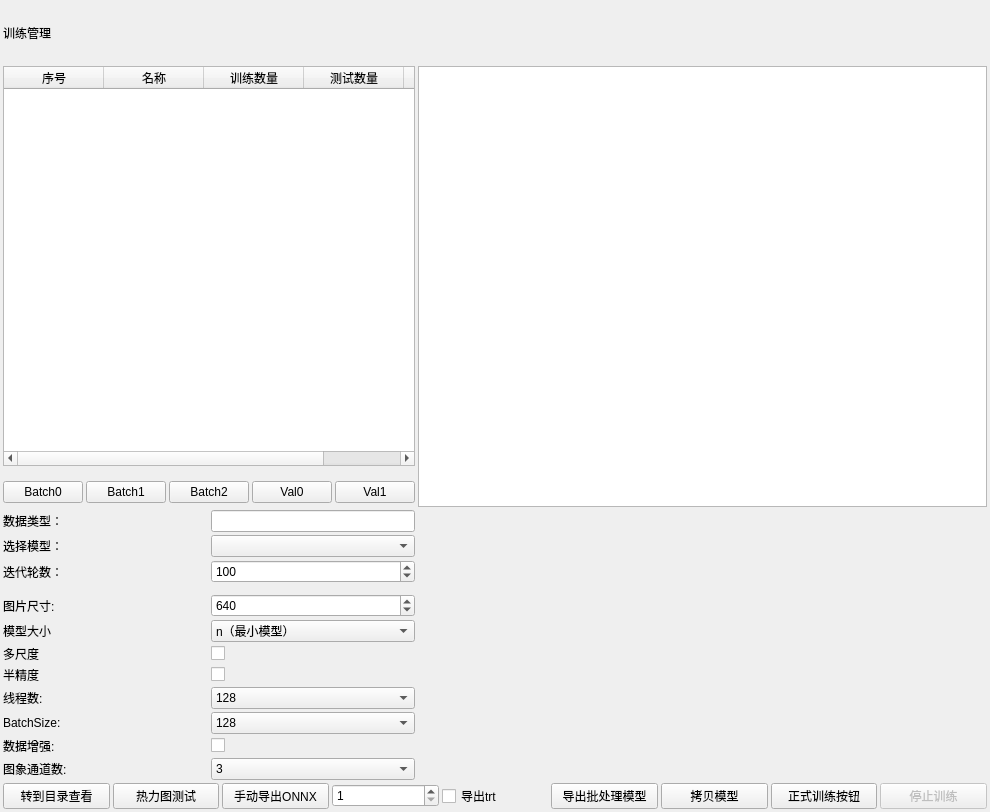
<?xml version="1.0" encoding="UTF-8"?>
<ui version="4.0">
 <class>TrainDataForm</class>
 <widget class="QWidget" name="TrainDataForm">
  <property name="geometry">
   <rect>
    <x>0</x>
    <y>0</y>
    <width>990</width>
    <height>812</height>
   </rect>
  </property>
  <property name="windowTitle">
   <string>Form</string>
  </property>
  <layout class="QGridLayout" name="gridLayout_2">
   <property name="leftMargin">
    <number>3</number>
   </property>
   <property name="topMargin">
    <number>3</number>
   </property>
   <property name="rightMargin">
    <number>3</number>
   </property>
   <property name="bottomMargin">
    <number>3</number>
   </property>
   <property name="spacing">
    <number>3</number>
   </property>
   <item row="0" column="0">
    <widget class="QLabel" name="LB_Title">
     <property name="minimumSize">
      <size>
       <width>0</width>
       <height>60</height>
      </size>
     </property>
     <property name="maximumSize">
      <size>
       <width>16777215</width>
       <height>60</height>
      </size>
     </property>
     <property name="styleSheet">
      <string notr="true">font: 18pt &quot;微软雅黑&quot;;</string>
     </property>
     <property name="text">
      <string>训练管理</string>
     </property>
    </widget>
   </item>
   <item row="1" column="0">
    <widget class="QWidget" name="widget" native="true">
     <layout class="QGridLayout" name="gridLayout" columnstretch="1,1,2,1">
      <property name="leftMargin">
       <number>0</number>
      </property>
      <property name="topMargin">
       <number>0</number>
      </property>
      <property name="rightMargin">
       <number>0</number>
      </property>
      <property name="bottomMargin">
       <number>0</number>
      </property>
      <property name="spacing">
       <number>3</number>
      </property>
      <item row="10" column="1">
       <widget class="QCheckBox" name="CB_MultiScal">
        <property name="text">
         <string/>
        </property>
       </widget>
      </item>
      <item row="8" column="1">
       <widget class="QSpinBox" name="SB_ImSize">
        <property name="minimum">
         <number>32</number>
        </property>
        <property name="maximum">
         <number>20480</number>
        </property>
        <property name="singleStep">
         <number>32</number>
        </property>
        <property name="value">
         <number>640</number>
        </property>
       </widget>
      </item>
      <item row="14" column="0">
       <widget class="QLabel" name="label_imgWidth_4">
        <property name="text">
         <string>数据增强:</string>
        </property>
        <property name="alignment">
         <set>Qt::AlignmentFlag::AlignLeading|Qt::AlignmentFlag::AlignLeft|Qt::AlignmentFlag::AlignVCenter</set>
        </property>
       </widget>
      </item>
      <item row="11" column="1">
       <widget class="QCheckBox" name="CB_Int8">
        <property name="text">
         <string/>
        </property>
       </widget>
      </item>
      <item row="12" column="0">
       <widget class="QLabel" name="label_imgWidth_2">
        <property name="text">
         <string>线程数:</string>
        </property>
        <property name="alignment">
         <set>Qt::AlignmentFlag::AlignLeading|Qt::AlignmentFlag::AlignLeft|Qt::AlignmentFlag::AlignVCenter</set>
        </property>
       </widget>
      </item>
      <item row="3" column="0" colspan="2">
       <widget class="QWidget" name="widget_2" native="true">
        <property name="minimumSize">
         <size>
          <width>0</width>
          <height>30</height>
         </size>
        </property>
        <layout class="QHBoxLayout" name="horizontalLayout_3">
         <property name="spacing">
          <number>3</number>
         </property>
         <property name="leftMargin">
          <number>0</number>
         </property>
         <property name="topMargin">
          <number>0</number>
         </property>
         <property name="rightMargin">
          <number>0</number>
         </property>
         <property name="bottomMargin">
          <number>0</number>
         </property>
         <item>
          <widget class="QPushButton" name="PB_Batch0">
           <property name="text">
            <string>Batch0</string>
           </property>
          </widget>
         </item>
         <item>
          <widget class="QPushButton" name="PB_Batch1">
           <property name="text">
            <string>Batch1</string>
           </property>
          </widget>
         </item>
         <item>
          <widget class="QPushButton" name="PB_Batch2">
           <property name="text">
            <string>Batch2</string>
           </property>
          </widget>
         </item>
         <item>
          <widget class="QPushButton" name="PB_Val0">
           <property name="text">
            <string>Val0</string>
           </property>
          </widget>
         </item>
         <item>
          <widget class="QPushButton" name="PB_Val1">
           <property name="text">
            <string>Val1</string>
           </property>
          </widget>
         </item>
        </layout>
       </widget>
      </item>
      <item row="9" column="0">
       <widget class="QLabel" name="label_ModelSize">
        <property name="text">
         <string>模型大小</string>
        </property>
       </widget>
      </item>
      <item row="6" column="0">
       <widget class="QLabel" name="label_epoch">
        <property name="text">
         <string>迭代轮数：</string>
        </property>
        <property name="alignment">
         <set>Qt::AlignmentFlag::AlignLeading|Qt::AlignmentFlag::AlignLeft|Qt::AlignmentFlag::AlignVCenter</set>
        </property>
       </widget>
      </item>
      <item row="16" column="0" colspan="4">
       <layout class="QHBoxLayout" name="horizontalLayout">
        <item>
         <widget class="QPushButton" name="PB_ViewPos">
          <property name="text">
           <string>转到目录查看</string>
          </property>
          <property name="icon">
           <iconset resource="../../YtSRes.qrc">
            <normaloff>:/ResourYolo/Selfbutton/转到目录.png</normaloff>:/ResourYolo/Selfbutton/转到目录.png</iconset>
          </property>
         </widget>
        </item>
        <item>
         <widget class="QPushButton" name="PB_EigenCamTest">
          <property name="text">
           <string>热力图测试</string>
          </property>
         </widget>
        </item>
        <item>
         <widget class="QPushButton" name="PB_OnnxOut">
          <property name="text">
           <string>手动导出ONNX</string>
          </property>
         </widget>
        </item>
        <item>
         <widget class="QSpinBox" name="spinBox_batchsz">
          <property name="minimum">
           <number>1</number>
          </property>
         <property name="maximum">
          <number>128</number>
         </property>
         <property name="value">
          <number>1</number>
         </property>
        </widget>
        </item>
        <item>
         <layout class="QGridLayout" name="gridLayout_3">
          <item row="0" column="0">
           <widget class="QCheckBox" name="checkBox_isTrt">
            <property name="text">
             <string>导出trt</string>
            </property>
           </widget>
          </item>
         </layout>
        </item>
        <item>
         <widget class="QPushButton" name="PB_OnnxMatch">
          <property name="text">
           <string>导出批处理模型</string>
          </property>
         </widget>
        </item>
        <item>
         <widget class="QPushButton" name="PB_ModeCopy">
          <property name="text">
           <string>拷贝模型</string>
          </property>
         </widget>
        </item>
        <item>
         <widget class="QPushButton" name="PB_RunTrain">
          <property name="text">
           <string>正式训练按钮</string>
          </property>
         </widget>
        </item>
        <item>
         <widget class="QPushButton" name="PB_StopRun">
          <property name="enabled">
           <bool>false</bool>
          </property>
          <property name="text">
           <string>停止训练</string>
          </property>
         </widget>
        </item>
       </layout>
      </item>
      <item row="4" column="1">
       <widget class="QLineEdit" name="LE_ModeType">
        <property name="readOnly">
         <bool>true</bool>
        </property>
       </widget>
      </item>
      <item row="12" column="1">
       <widget class="QComboBox" name="CB_Works">
        <item>
         <property name="text">
          <string>128</string>
         </property>
        </item>
        <item>
         <property name="text">
          <string>64</string>
         </property>
        </item>
        <item>
         <property name="text">
          <string>32</string>
         </property>
        </item>
        <item>
         <property name="text">
          <string>16</string>
         </property>
        </item>
        <item>
         <property name="text">
          <string>14</string>
         </property>
        </item>
        <item>
         <property name="text">
          <string>12</string>
         </property>
        </item>
        <item>
         <property name="text">
          <string>10</string>
         </property>
        </item>
        <item>
         <property name="text">
          <string>8</string>
         </property>
        </item>
        <item>
         <property name="text">
          <string>4</string>
         </property>
        </item>
        <item>
         <property name="text">
          <string>2</string>
         </property>
        </item>
        <item>
         <property name="text">
          <string>1</string>
         </property>
        </item>
        <item>
         <property name="text">
          <string>0</string>
         </property>
        </item>
       </widget>
      </item>
      <item row="11" column="0">
       <widget class="QLabel" name="label_ModelSize_3">
        <property name="text">
         <string>半精度</string>
        </property>
       </widget>
      </item>
      <item row="13" column="1">
       <widget class="QComboBox" name="CB_BachSize">
        <item>
         <property name="text">
          <string>128</string>
         </property>
        </item>
        <item>
         <property name="text">
          <string>64</string>
         </property>
        </item>
        <item>
         <property name="text">
          <string>60</string>
         </property>
        </item>
        <item>
         <property name="text">
          <string>48</string>
         </property>
        </item>
        <item>
         <property name="text">
          <string>40</string>
         </property>
        </item>
        <item>
         <property name="text">
          <string>36</string>
         </property>
        </item>
        <item>
         <property name="text">
          <string>32</string>
         </property>
        </item>
        <item>
         <property name="text">
          <string>28</string>
         </property>
        </item>
        <item>
         <property name="text">
          <string>24</string>
         </property>
        </item>
        <item>
         <property name="text">
          <string>20</string>
         </property>
        </item>
        <item>
         <property name="text">
          <string>16</string>
         </property>
        </item>
        <item>
         <property name="text">
          <string>9</string>
         </property>
        </item>
        <item>
         <property name="text">
          <string>4</string>
         </property>
        </item>
        <item>
         <property name="text">
          <string>1</string>
         </property>
        </item>
       </widget>
      </item>
      <item row="9" column="1">
       <widget class="QComboBox" name="CB_ModeSize">
        <item>
         <property name="text">
          <string>n（最小模型）</string>
         </property>
        </item>
        <item>
         <property name="text">
          <string>s（小模型）</string>
         </property>
        </item>
        <item>
         <property name="text">
          <string>m（中等模型）</string>
         </property>
        </item>
        <item>
         <property name="text">
          <string>l（较大模型）</string>
         </property>
        </item>
        <item>
         <property name="text">
          <string>x（最大模型）</string>
         </property>
        </item>
       </widget>
      </item>
      <item row="4" column="2" rowspan="12" colspan="2">
       <widget class="YtChartView" name="ChartWidget" native="true"/>
      </item>
      <item row="1" column="0" colspan="2">
       <widget class="QTableWidget" name="TW_LabeSet">
        <property name="minimumSize">
         <size>
          <width>0</width>
          <height>150</height>
         </size>
        </property>
        <property name="maximumSize">
         <size>
          <width>16777215</width>
          <height>400</height>
         </size>
        </property>
        <column>
         <property name="text">
          <string>序号</string>
         </property>
        </column>
        <column>
         <property name="text">
          <string>名称</string>
         </property>
        </column>
        <column>
         <property name="text">
          <string>训练数量</string>
         </property>
        </column>
        <column>
         <property name="text">
          <string>测试数量</string>
         </property>
        </column>
        <column>
         <property name="text">
          <string>背景数量</string>
         </property>
        </column>
       </widget>
      </item>
      <item row="10" column="0">
       <widget class="QLabel" name="label_ModelSize_2">
        <property name="text">
         <string>多尺度</string>
        </property>
       </widget>
      </item>
      <item row="4" column="0">
       <widget class="QLabel" name="label_4">
        <property name="text">
         <string>数据类型：</string>
        </property>
       </widget>
      </item>
      <item row="6" column="1">
       <widget class="QSpinBox" name="SB_epoch">
        <property name="minimum">
         <number>10</number>
        </property>
        <property name="maximum">
         <number>1000</number>
        </property>
        <property name="singleStep">
         <number>4</number>
        </property>
        <property name="value">
         <number>100</number>
        </property>
       </widget>
      </item>
      <item row="15" column="0">
       <widget class="QLabel" name="label_imgWidth_5">
        <property name="text">
         <string>图象通道数:</string>
        </property>
        <property name="alignment">
         <set>Qt::AlignmentFlag::AlignLeading|Qt::AlignmentFlag::AlignLeft|Qt::AlignmentFlag::AlignVCenter</set>
        </property>
       </widget>
      </item>
      <item row="14" column="1">
       <widget class="QCheckBox" name="CB_Mocisk">
        <property name="text">
         <string/>
        </property>
       </widget>
      </item>
      <item row="15" column="1">
       <widget class="QComboBox" name="CB_Imagechange">
        <item>
         <property name="text">
          <string>3</string>
         </property>
        </item>
        <item>
         <property name="text">
          <string>1</string>
         </property>
        </item>
       </widget>
      </item>
      <item row="1" column="2" rowspan="3" colspan="2">
       <widget class="QTextBrowser" name="plainTextEdit_Log"/>
      </item>
      <item row="8" column="0">
       <widget class="QLabel" name="label_imgWidth">
        <property name="text">
         <string>图片尺寸:</string>
        </property>
        <property name="alignment">
         <set>Qt::AlignmentFlag::AlignLeading|Qt::AlignmentFlag::AlignLeft|Qt::AlignmentFlag::AlignVCenter</set>
        </property>
       </widget>
      </item>
      <item row="13" column="0">
       <widget class="QLabel" name="label_imgWidth_3">
        <property name="text">
         <string>BatchSize:</string>
        </property>
        <property name="alignment">
         <set>Qt::AlignmentFlag::AlignLeading|Qt::AlignmentFlag::AlignLeft|Qt::AlignmentFlag::AlignVCenter</set>
        </property>
       </widget>
      </item>
      <item row="5" column="1">
       <widget class="QComboBox" name="LE_ModeList"/>
      </item>
      <item row="5" column="0">
       <widget class="QLabel" name="label_5">
        <property name="text">
         <string>选择模型：</string>
        </property>
       </widget>
      </item>
     </layout>
    </widget>
   </item>
  </layout>
 </widget>
 <customwidgets>
  <customwidget>
   <class>YtChartView</class>
   <extends>QWidget</extends>
   <header>ytchartview.h</header>
   <container>1</container>
  </customwidget>
 </customwidgets>
 <resources>
  <include location="../../YtSRes.qrc"/>
 </resources>
 <connections/>
</ui>
